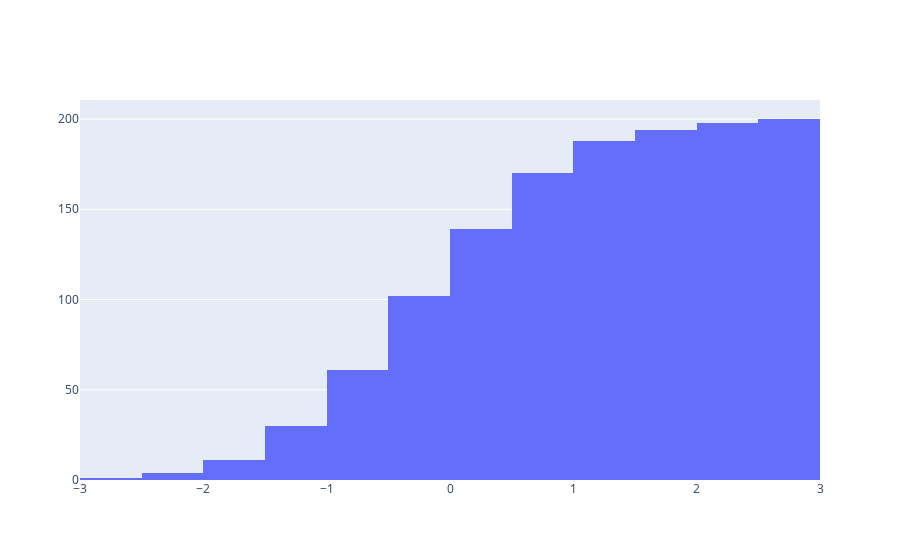

The code cell stored with this chart in its notebook:
### Code cell
data = [hist]
offline.iplot(data)

### Figure 1 — Plotly figure (JSON) as saved in the notebook; plotly's stock layout.template omitted (floating-point values rounded to 4 significant figures; data arrays with more than 128 entries replaced by an {"elided": "..."} marker saying what was removed)
{"data": [{"cumulative": {"enabled": true}, "type": "histogram", "x": {"elided": "200 float values"}}], "layout": {}}
